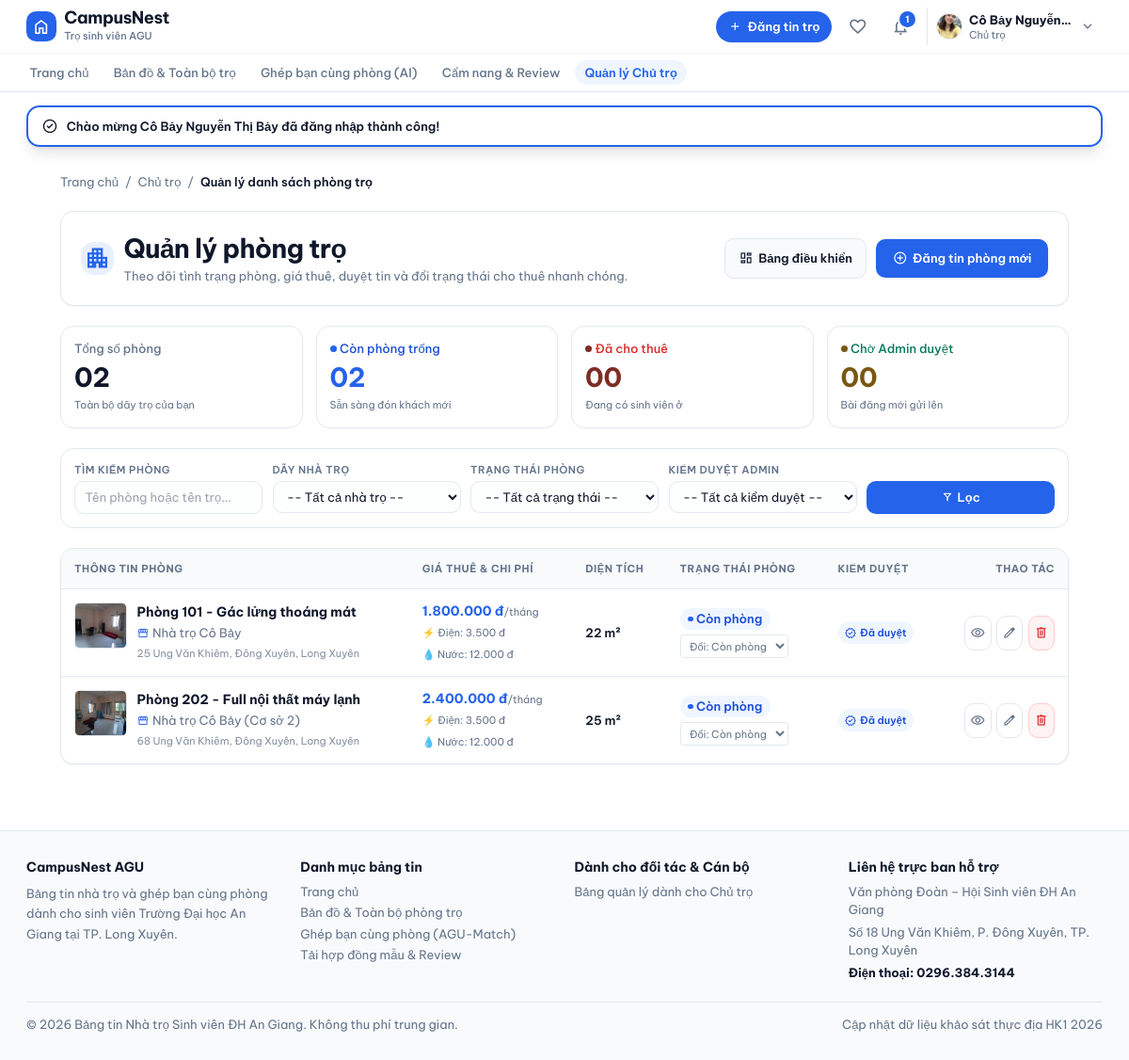
The page /chutro/danhsachphong.php (signed in) on the database its author committed.
### tables this page shows
CREATE TABLE PhongTro (
    MaPhong INT AUTO_INCREMENT PRIMARY KEY,
    MaNhaTro INT NOT NULL,
    TenPhong VARCHAR(100) NOT NULL,
    GiaThue DECIMAL(12,2) NOT NULL,
    DienTich DECIMAL(6,2),
    TienDien DECIMAL(10,2),
    TienNuoc DECIMAL(10,2),
    TienWifi DECIMAL(10,2) DEFAULT 0,
    ChiPhiKhac TEXT,
    MoTa TEXT,
    
     
    TrangThai ENUM('ConPhong', 'DaThue', 'DangBaoTri') DEFAULT 'ConPhong',
    
     
    TrangThaiDuyet ENUM('ChoDuyet', 'DaDuyet', 'TuChoi') DEFAULT 'ChoDuyet',
    
    NgayDang DATETIME DEFAULT CURRENT_TIMESTAMP,
    NgayCapNhat DATETIME DEFAULT CURRENT_TIMESTAMP ON UPDATE CURRENT_TIMESTAMP,

    FOREIGN KEY (MaNhaTro)
        REFERENCES NhaTro(MaNhaTro)
        ON DELETE CASCADE
);

CREATE TABLE NhaTro (
    MaNhaTro INT AUTO_INCREMENT PRIMARY KEY,
    MaChuTro INT NOT NULL,
    TenNhaTro VARCHAR(150) NOT NULL,
    DiaChi VARCHAR(255) NOT NULL,
    MoTa TEXT,
    ViDo DECIMAL(10,7),           
    KinhDo DECIMAL(10,7),         
    NgayTao DATETIME DEFAULT CURRENT_TIMESTAMP,

    FOREIGN KEY (MaChuTro) 
        REFERENCES NguoiDung(MaNguoiDung) 
        ON DELETE CASCADE
);

### chutro/danhsachphong.php (the view, shortened to what the rows shown need)
<?php
require_once __DIR__ . '/../cauhinh/database.php';
require_once __DIR__ . '/../cauhinh/auth.php';
$base_url = rtrim(str_replace('\\', '/', dirname(dirname($_SERVER['SCRIPT_NAME']))), '/');
$nd = nguoiDungHienTai();
$mand = (int)($nd['mannd'] ?? 0);
$vaitro = $nd['vaitro'] ?? '';
$sql = "
    SELECT
        p.*,
        n.TenNhaTro,
        n.DiaChi,
        (SELECT DuongDan FROM HinhAnhPhongTro WHERE MaPhong = p.MaPhong ORDER BY LaAnhChinh DESC, MaHinh ASC LIMIT 1) AS AnhDaiDien,
        (SELECT COUNT(*) FROM LichHen WHERE MaPhong = p.MaPhong AND TrangThai = 'ChoDuyet') AS SoLichHenCho
    FROM PhongTro p
    JOIN NhaTro n ON p.MaNhaTro = n.MaNhaTro
    WHERE 1=1
";
$params = [];
$types  = '';
if ($vaitro !== 'QuanTriVien') {
    $sql .= " AND n.MaChuTro = ?";
    $params[] = $mand;
    $types .= 'i';
}
$sql .= " ORDER BY p.NgayDang DESC";
$stmtP = $conn->prepare($sql);
if (!empty($params)) {
    $stmtP->bind_param($types, ...$params);
}
$stmtP->execute();
$dsPhong = $stmtP->get_result()->fetch_all(MYSQLI_ASSOC);
include_once __DIR__ . '/../dungchung/header.php';
?>
<div class="max-w-[1280px] mx-auto px-4 sm:px-6 lg:px-8 py-8 space-y-6">
  <div class="flex flex-col md:flex-row md:items-center justify-between gap-4 bg-bg-main p-6 rounded-card border border-border-warm shadow-sm">
    <div>
      <div class="flex items-center gap-3">
        <div>
          <h1 class="text-2xl font-bold text-text-main">Quản lý phòng trọ</h1>
        </div>
      </div>
    </div>
  </div>
  <?php if (empty($dsPhong)): ?>
    <div class="py-16 text-center space-y-3 bg-bg-main rounded-card border border-border-warm border-dashed">
      <span class="material-symbols-outlined text-5xl text-text-sub/50 block mx-auto">home_work</span>
      <h3 class="text-base font-bold text-text-main">Không tìm thấy phòng trọ nào phù hợp</h3>
      <p class="text-xs text-text-sub max-w-sm mx-auto">Bạn có thể thử xóa bớt điều kiện lọc hoặc bắt đầu đăng thêm phòng trọ mới lên hệ thống.</p>
      <div class="pt-2">
        <a href="<?= $base_url ?>/chutro/dangtin.php" class="inline-flex items-center gap-1.5 px-4 py-2 rounded-btn bg-accent text-white text-xs font-semibold hover:opacity-90">
          <span class="material-symbols-outlined text-sm">add</span>Đăng tin phòng mới ngay
        </a>
      </div>
    </div>
  <?php else: ?>
    <div class="bg-bg-main rounded-card border border-border-warm overflow-hidden shadow-sm">
      <div class="overflow-x-auto">
        <table class="w-full text-left text-sm">
          <thead class="bg-bg-sub text-[11px] font-bold uppercase tracking-wider text-text-sub border-b border-border-warm">
            <tr>
              <th class="py-3 px-4">Thông tin phòng</th>
              <th class="py-3 px-4">Giá thuê & Chi phí</th>
              <th class="py-3 px-4">Diện tích</th>
              <th class="py-3 px-4">Trạng thái phòng</th>
              <th class="py-3 px-4">Kiểm duyệt</th>
              <th class="py-3 px-4 text-right">Thao tác</th>
            </tr>
          </thead>
          <tbody class="divide-y divide-border-warm">
            <?php foreach ($dsPhong as $p):
              $giaF   = number_format($p['GiaThue'], 0, ',', '.');
              $dienF  = number_format($p['TienDien'], 0, ',', '.');
              $nuocF  = number_format($p['TienNuoc'], 0, ',', '.');
              $dt     = (float)$p['DienTich'];
              $tt     = $p['TrangThai'];
              $duyet  = $p['TrangThaiDuyet'];
              if (!empty($p['AnhDaiDien'])) {
                  $anh = $p['AnhDaiDien'];
                  if (str_starts_with($anh, 'http') || str_starts_with($anh, '/DoAn_TimNhaTroSV_QLDAPM/')) {
                      $anhHienThi = $anh;
                  } elseif (str_starts_with($anh, '/')) {
                      $anhHienThi = $anh;
                  } else {
                      $anhHienThi = $base_url . '/' . ltrim($anh, '/');
                  }
              } else {
                  $anhHienThi = 'https://placehold.co/120x80/e2e8f0/64748b?text=Chua+Co+Anh';
              }
            ?>
            <tr class="hover:bg-bg-sub/30 transition-colors">
              <td class="py-3.5 px-4">
                <div class="flex items-start gap-3">
                  <img src="<?= htmlspecialchars($anhHienThi) ?>"
                       alt="<?= htmlspecialchars($p['TenPhong']) ?>"
                       class="w-16 h-14 object-cover rounded-md border border-border-warm shrink-0 bg-bg-sub">
                  <div class="space-y-0.5">
                    <a href="<?= $base_url ?>/chitiet.php?id=<?= $p['MaPhong'] ?>" class="font-bold text-text-main hover:text-accent transition-colors block text-sm">
                      <?= htmlspecialchars($p['TenPhong']) ?>
                    </a>
                    <p class="text-xs text-text-sub flex items-center gap-1">
                      <span class="material-symbols-outlined text-xs text-accent">storefront</span>
                      <?= htmlspecialchars($p['TenNhaTro']) ?>
                    </p>
                    <p class="text-[11px] text-text-sub/80 truncate max-w-xs" title="<?= htmlspecialchars($p['DiaChi']) ?>">
                      <?= htmlspecialchars($p['DiaChi']) ?>
                    </p>
                  </div>
                </div>
              </td>
              <td class="py-3.5 px-4">
                <p class="font-bold text-accent text-sm"><?= $giaF ?> đ<span class="text-[11px] text-text-sub font-normal">/tháng</span></p>
                <div class="text-[11px] text-text-sub space-y-0.5 mt-0.5">
                  <p>⚡ Điện: <?= $dienF ?> đ</p>
                  <p>💧 Nước: <?= $nuocF ?> đ</p>
                </div>
              </td>
              <td class="py-3.5 px-4 text-xs font-semibold text-text-main">
                <?= $dt ?> m²
              </td>
              <td class="py-3.5 px-4">
                <div class="space-y-1.5">
                  <?php if ($tt === 'ConPhong'): ?>
                    <span class="inline-flex items-center gap-1 px-2.5 py-0.5 rounded-full bg-status-green-bg text-status-green-text text-xs font-semibold">
                      <span class="w-1.5 h-1.5 rounded-full bg-accent"></span> Còn phòng
                    </span>
                  <?php elseif ($tt === 'DaThue'): ?>
                    <span class="inline-flex items-center gap-1 px-2.5 py-0.5 rounded-full bg-status-red-bg text-status-red-text text-xs font-semibold">
                      <span class="w-1.5 h-1.5 rounded-full bg-[#7D2D24]"></span> Đã cho thuê
                    </span>
                  <?php else: ?>
                    <span class="inline-flex items-center gap-1 px-2.5 py-0.5 rounded-full bg-status-amber-bg text-status-amber-text text-xs font-semibold">
                      <span class="w-1.5 h-1.5 rounded-full bg-[#785713]"></span> Đang bảo trì
                    </span>
                  <?php endif; ?>
                  <form method="POST" action="<?= $base_url ?>/chutro/doitrangthai.php" class="flex items-center">
                    <select name="trang_thai" onchange="this.form.submit()" class="text-[11px] py-1 px-1.5 rounded border border-border-warm bg-bg-main text-text-sub focus:outline-accent cursor-pointer">
                      <option value="ConPhong" <?= $tt === 'ConPhong' ? 'selected' : '' ?>>Đổi: Còn phòng</option>
                    </select>
                  </form>
                </div>
              </td>
              <td class="py-3.5 px-4">
                <?php if ($duyet === 'DaDuyet'): ?>
                  <span class="inline-flex items-center gap-1 px-2 py-0.5 rounded-full bg-status-green-bg text-status-green-text text-[11px] font-semibold" title="Bài đăng đã hiển thị trên trang chủ">
                    <span class="material-symbols-outlined text-xs">verified</span> Đã duyệt
                  </span>
                <?php elseif ($duyet === 'ChoDuyet'): ?>
                  <span class="inline-flex items-center gap-1 px-2 py-0.5 rounded-full bg-status-amber-bg text-status-amber-text text-[11px] font-semibold" title="Đang đợi Admin xem xét duyệt">
                    <span class="material-symbols-outlined text-xs">hourglass_top</span> Chờ duyệt
                  </span>
                <?php else: ?>
                  <span class="inline-flex items-center gap-1 px-2 py-0.5 rounded-full bg-status-red-bg text-status-red-text text-[11px] font-semibold" title="Bài đăng không được duyệt">
                    <span class="material-symbols-outlined text-xs">cancel</span> Bị từ chối
                  </span>
                <?php endif; ?>
              </td>
              <td class="py-3.5 px-4 text-right">
                <div class="flex items-center justify-end gap-1.5">
                  <a href="<?= $base_url ?>/chitiet.php?id=<?= $p['MaPhong'] ?>" target="_blank"
                     class="p-1.5 rounded-btn border border-border-warm bg-bg-main text-text-sub hover:text-accent hover:border-accent transition-all" title="Xem phòng trên web">
                    <span class="material-symbols-outlined text-base">visibility</span>
                  </a>
                  <a href="<?= $base_url ?>/chutro/suaphong.php?id=<?= $p['MaPhong'] ?>"
                     class="p-1.5 rounded-btn border border-border-warm bg-bg-main text-text-sub hover:text-accent hover:border-accent transition-all" title="Sửa thông tin phòng">
                    <span class="material-symbols-outlined text-base">edit</span>
                  </a>
                  <button type="button"
                          onclick="xacNhanXoaPhong(<?= $p['MaPhong'] ?>, '<?= htmlspecialchars(addslashes($p['TenPhong'])) ?>')"
                          class="p-1.5 rounded-btn border border-status-red-border bg-status-red-bg text-status-red-text hover:bg-red-200 transition-all" title="Xóa phòng này">
                    <span class="material-symbols-outlined text-base">delete</span>
                  </button>
                </div>
              </td>
            </tr>
            <?php endforeach; ?>
          </tbody>
        </table>
      </div>
    </div>
  <?php endif; ?>
</div>
<?php include_once __DIR__ . '/../dungchung/footer.php'; ?>

### rows shown on the page
phongtro: shows a picture, TenPhong "Phòng 101 - Gác lửng thoáng mát", MaNhaTro.TenNhaTro "Nhà trọ Cô Bảy", MaNhaTro.DiaChi "25 Ung Văn Khiêm, Đông Xuyên, Long Xuyên", GiaThue "1.800.000", TienDien "3.500", TienNuoc "12.000", DienTich "22", shows "Còn phòng", trang_thai "Đổi: Còn phòng", TrangThaiDuyet "DaDuyet" (drawn)
phongtro: shows a picture, TenPhong "Phòng 202 - Full nội thất máy lạnh", MaNhaTro.TenNhaTro "Nhà trọ Cô Bảy (Cơ sở 2)", MaNhaTro.DiaChi "68 Ung Văn Khiêm, Đông Xuyên, Long Xuyên", GiaThue "2.400.000", TienDien "3.500", TienNuoc "12.000", DienTich "25", shows "Còn phòng", trang_thai "Đổi: Còn phòng", TrangThaiDuyet "DaDuyet" (drawn)

### other values the page prints
$soThongBao "1"
$nd_hoten "Cô Bảy Nguyễn…"
$tbFlash['noidung'] "Chào mừng Cô Bảy Nguyễn Thị Bảy đã đăng nhập thành công!"
str_pad($tongPhong, 2, '0', STR_PAD_LEFT) "02"
str_pad($soConPhong, 2, '0', STR_PAD_LEFT) "02"
str_pad($soDaThue, 2, '0', STR_PAD_LEFT) "00"
str_pad($soChoDuyet, 2, '0', STR_PAD_LEFT) "00"
